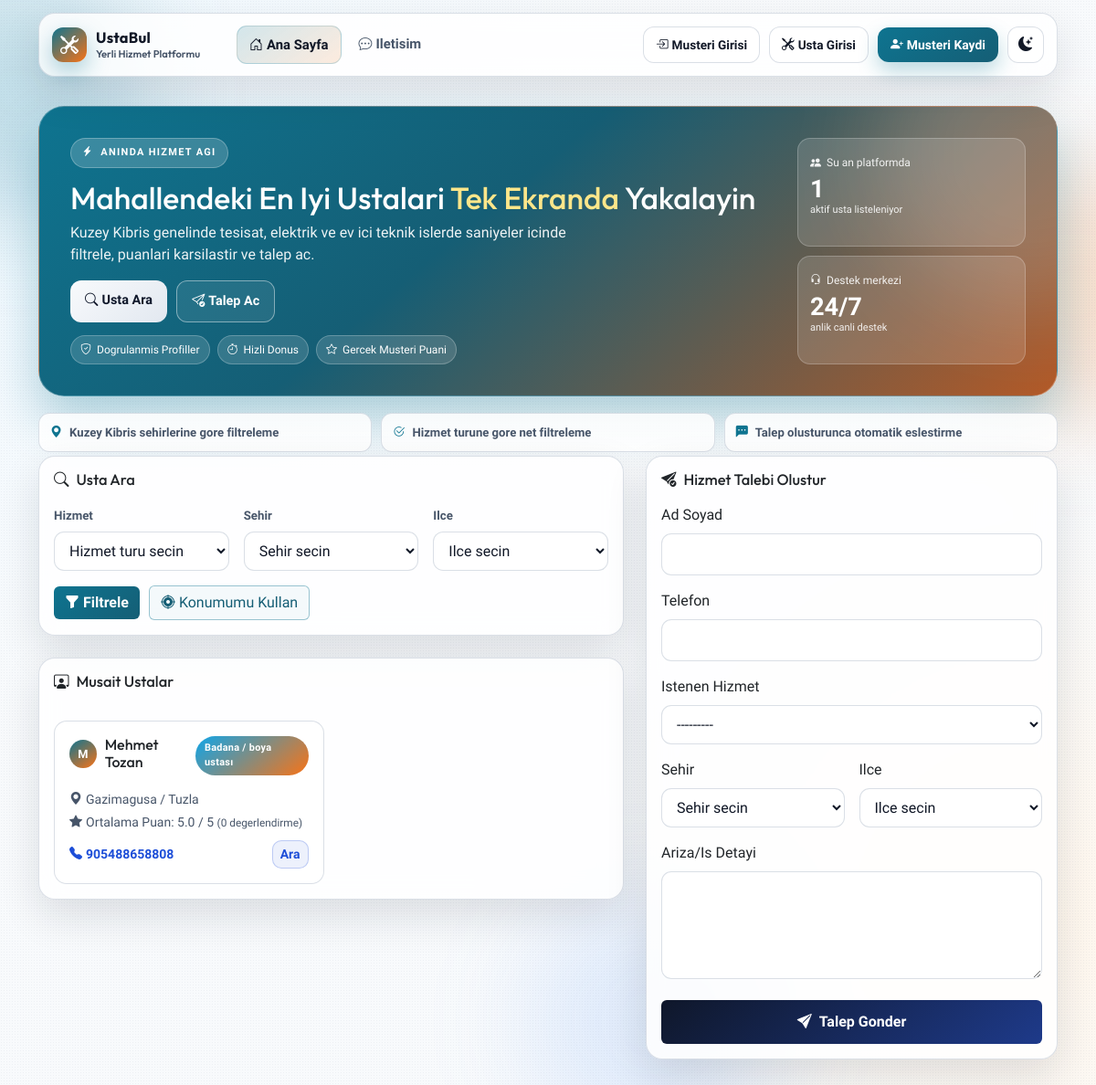
The page / on the database its author committed.
### Myapp/models.py (models this page shows, shortened)
class Provider(models.Model):
    user = models.OneToOneField(
        User,
        on_delete=models.SET_NULL,
        null=True,
        blank=True,
        related_name="provider_profile",
    )
    full_name = models.CharField(max_length=120)
    service_types = models.ManyToManyField(ServiceType, related_name="providers", blank=True)
    city = models.CharField(max_length=80)
    district = models.CharField(max_length=80)
    phone = models.CharField(max_length=20)
    latitude = models.DecimalField(max_digits=9, decimal_places=6, null=True, blank=True)
    longitude = models.DecimalField(max_digits=9, decimal_places=6, null=True, blank=True)
    rating = models.DecimalField(max_digits=2, decimal_places=1, default=5.0)
    is_available = models.BooleanField(default=True)
    description = models.TextField(blank=True)
    created_at = models.DateTimeField(auto_now_add=True)
    class Meta:
        ordering = ["-is_available", "-rating", "full_name"]

class ServiceType(models.Model):
    name = models.CharField(max_length=80, unique=True)
    slug = models.SlugField(unique=True)
    class Meta:
        ordering = ["name"]
    def __str__(self):
        return self.name

### Myapp/views.py (the view)
# urls.py: path('', views.index, name='index'),
@never_cache
@ensure_csrf_cookie
def index(request):
    is_provider_user = bool(get_provider_for_user(request.user)) if request.user.is_authenticated else False
    search_form = ServiceSearchForm(request.GET or None)
    providers_qs = (
        Provider.objects.filter(is_available=True)
        .prefetch_related("service_types")
        .annotate(ratings_count=Count("ratings", distinct=True))
    )
    location_used = False
    if search_form.is_valid():
        service_type = search_form.cleaned_data.get("service_type")
        city = (search_form.cleaned_data.get("city") or "").strip()
        district = (search_form.cleaned_data.get("district") or "").strip()
        user_latitude = search_form.cleaned_data.get("latitude")
        user_longitude = search_form.cleaned_data.get("longitude")
        if service_type:
            providers_qs = providers_qs.filter(service_types=service_type)
        if city:
            providers_qs = providers_qs.filter(city__icontains=city)
        if district and district != ANY_DISTRICT_VALUE:
            providers_qs = providers_qs.filter(district__icontains=district)
        providers = list(providers_qs[:100])
        if user_latitude is not None and user_longitude is not None:
            location_used = True
            for provider in providers:
                if provider.latitude is not None and provider.longitude is not None:
                    provider.distance_km = round(
                        haversine_km(
                            float(user_latitude),
                            float(user_longitude),
                            float(provider.latitude),
                            float(provider.longitude),
                        ),
                        1,
                    )
                else:
                    provider.distance_km = None
            providers.sort(
                key=lambda p: (
                    p.distance_km is None,
                    p.distance_km if p.distance_km is not None else 10**9,
                    -float(p.rating),
                )
            )
        else:
            for provider in providers:
                provider.distance_km = None
    else:
        providers = list(providers_qs[:12])
        for provider in providers:
            provider.distance_km = None
    request_form = ServiceRequestForm(initial=build_request_form_initial(request))
    context = {
        "search_form": search_form,
        "request_form": request_form,
        "providers": providers[:12],
        "location_used": location_used,
        "city_district_map_json": get_city_district_map_json(),
        "is_provider_user": is_provider_user,
    }
    return render(request, "Myapp/index.html", context)

### Myapp/forms.py
class ServiceSearchForm(forms.Form):
    service_type = forms.ModelChoiceField(
        queryset=ServiceType.objects.all(),
        empty_label="Hizmet turu secin",
        required=False,
        label="Hizmet",
    )
    city = forms.ChoiceField(choices=[("", "Sehir secin")] + NC_CITY_CHOICES, required=False, label="Sehir")
    district = forms.ChoiceField(choices=DISTRICT_CHOICES_WITH_ANY, required=False, label="Ilce")
    latitude = forms.FloatField(required=False, widget=forms.HiddenInput())
    longitude = forms.FloatField(required=False, widget=forms.HiddenInput())

class ServiceRequestForm(forms.ModelForm):
    city = forms.ChoiceField(choices=[("", "Sehir secin")] + NC_CITY_CHOICES, label="Sehir")
    district = forms.ChoiceField(choices=DISTRICT_CHOICES_WITH_ANY, label="Ilce")
    class Meta:
        model = ServiceRequest
        fields = ["customer_name", "customer_phone", "service_type", "city", "district", "details"]
        labels = {
            "customer_name": "Ad Soyad",
            "customer_phone": "Telefon",
            "service_type": "Istenen Hizmet",
            "city": "Sehir",
            "district": "Ilce",
            "details": "Ariza/Is Detayi",
        }
        widgets = {
            "details": forms.Textarea(attrs={"rows": 4}),
        }

### Myapp/views.py (called while the page is built, shortened)
def build_request_form_initial(request):
    if not request.user.is_authenticated:
        return {}

def get_city_district_map_json():
    return json.dumps(NC_CITY_DISTRICT_MAP)

### Myapp/templates/Myapp/index.html (shortened to what this page needs)
{% extends "base.html" %}
{% block content %}
<section class="hero-spotlight reveal-up">
  <div class="hero-layout">
    <div class="hero-copy">
      <span class="hero-badge"><i class="bi bi-lightning-charge-fill"></i>ANINDA HIZMET AGI</span>
      <h1>Mahallendeki En Iyi Ustalari <span>Tek Ekranda</span> Yakalayin</h1>
      <p>Kuzey Kibris genelinde tesisat, elektrik ve ev ici teknik islerde saniyeler icinde filtrele, puanlari karsilastir ve talep ac.</p>
      <div class="hero-actions">
        <a class="btn hero-btn hero-btn-solid" href="#search-panel"><i class="bi bi-search me-1"></i>Usta Ara</a>
        <a class="btn hero-btn hero-btn-outline" href="#talep-form"><i class="bi bi-send-check me-1"></i>Talep Ac</a>
      </div>
      <div class="trust-ribbon">
        <span><i class="bi bi-shield-check"></i>Dogrulanmis Profiller</span>
        <span><i class="bi bi-stopwatch"></i>Hizli Donus</span>
        <span><i class="bi bi-star"></i>Gercek Musteri Puani</span>
      </div>
    </div>
    <aside class="hero-metrics">
      <div class="metric-card">
        <p class="metric-top"><i class="bi bi-people-fill"></i>Su an platformda</p>
        <p class="metric-value">{{ providers|length }}</p>
        <p class="metric-note">aktif usta listeleniyor</p>
      </div>
      <div class="metric-card">
        <p class="metric-top"><i class="bi bi-headset"></i>Destek merkezi</p>
        <p class="metric-value">24/7</p>
        <p class="metric-note">anlik canli destek</p>
      </div>
    </aside>
  </div>
</section>
<section class="status-strip reveal-up delay-1">
  <div class="status-item"><i class="bi bi-geo-alt-fill"></i>Kuzey Kibris sehirlerine gore filtreleme</div>
  <div class="status-item"><i class="bi bi-check2-circle"></i>Hizmet turune gore net filtreleme</div>
  <div class="status-item"><i class="bi bi-chat-left-dots-fill"></i>Talep olusturunca otomatik eslestirme</div>
</section>
<section class="row g-4 align-items-start">
  <div class="col-xl-7">
    <div class="card panel-card shadow-sm reveal-up delay-1" id="search-panel">
      <div class="card-body">
        <h2 class="h5 mb-3 section-title"><i class="bi bi-search me-2"></i>Usta Ara</h2>
        <form method="get" class="row g-3 search-form" id="search-form">
          <div class="col-lg-4">
            <label class="form-label">{{ search_form.service_type.label }}</label>
            {{ search_form.service_type }}
          </div>
          <div class="col-lg-4">
            <label class="form-label">{{ search_form.city.label }}</label>
            {{ search_form.city }}
          </div>
          <div class="col-lg-4">
            <label class="form-label">{{ search_form.district.label }}</label>
            {{ search_form.district }}
          </div>
          <div class="col-12 form-toolbar">
            <button type="submit" class="btn btn-primary btn-main"><i class="bi bi-funnel-fill me-1"></i>Filtrele</button>
            <button type="button" class="btn btn-outline-success btn-location" id="use-location-btn"><i class="bi bi-crosshair2 me-1"></i>Konumumu Kullan</button>
          </div>
        </form>
      </div>
    </div>
    <div class="card panel-card shadow-sm mt-4 reveal-up delay-2">
      <div class="card-body">
        <div class="d-flex align-items-center justify-content-between flex-wrap gap-2 mb-3">
          <h2 class="h5 mb-0 section-title"><i class="bi bi-person-workspace me-2"></i>Musait Ustalar</h2>
        </div>
        {% if providers %}
          <div class="row g-3 provider-grid">
            {% for provider in providers %}
              <div class="col-md-6 col-xl-6">
                <article class="provider-card p-3 h-100">
                  <div class="d-flex align-items-start justify-content-between mb-3">
                    <div class="provider-head">
                      <span class="avatar-dot">{{ provider.full_name|slice:":1"|upper }}</span>
                      <h3 class="h6 mb-0">{{ provider.full_name }}</h3>
                    </div>
                    <span class="pill">
                      {% for service in provider.service_types.all %}
                        {{ service.name }}{% if not forloop.last %}, {% endif %}
                      {% empty %}
                        Hizmet belirtilmedi
                      {% endfor %}
                    </span>
                  </div>
                  <p class="small mb-1 provider-location"><i class="bi bi-geo-alt-fill me-1"></i>{{ provider.city }} / {{ provider.district }}</p>
                  <p class="small mb-1 provider-rating">
                    <i class="bi bi-star-fill me-1"></i>Ortalama Puan: {{ provider.rating }} / 5
                    <span class="rating-count">({{ provider.ratings_count }} degerlendirme)</span>
                  </p>
                  <div class="provider-bottom">
                    <p class="small mb-0 provider-phone"><i class="bi bi-telephone-fill me-1"></i><strong>{{ provider.phone }}</strong></p>
                    <a href="tel:{{ provider.phone }}" class="btn btn-sm provider-call-btn">Ara</a>
                  </div>
                </article>
              </div>
            {% endfor %}
          </div>
        {% else %}
          <p class="mb-0">Kriterlere uygun usta bulunamadi.</p>
        {% endif %}
      </div>
    </div>
  </div>
  <div class="col-xl-5">
    {% if is_provider_user %}
      <div class="card panel-card shadow-sm sticky-form reveal-up delay-3">
        <div class="card-body">
          <h2 class="h5 mb-3 section-title"><i class="bi bi-tools me-2"></i>Usta Modu</h2>
          <p class="mb-3">Usta hesabi ile giris yaptiginiz icin talep olusturma kapali.</p>
          <a href="{% url 'provider_requests' %}" class="btn btn-main-dark w-100">
            <i class="bi bi-briefcase-fill me-2"></i>Usta Paneline Git
          </a>
        </div>
      </div>
    {% else %}
      <div class="card panel-card shadow-sm sticky-form reveal-up delay-3" id="talep-form">
        <div class="card-body">
          <h2 class="h5 mb-3 section-title"><i class="bi bi-send-check-fill me-2"></i>Hizmet Talebi Olustur</h2>
          <form method="post" action="{% url 'create_request' %}" class="row g-3" id="request-form">
            <div class="col-12">
              <label class="form-label">{{ request_form.customer_name.label }}</label>
              {{ request_form.customer_name }}
            </div>
            <div class="col-12">
              <label class="form-label">{{ request_form.customer_phone.label }}</label>
              {{ request_form.customer_phone }}
            </div>
            <div class="col-12">
              <label class="form-label">{{ request_form.service_type.label }}</label>
              {{ request_form.service_type }}
            </div>
            <div class="col-md-6">
              <label class="form-label">{{ request_form.city.label }}</label>
              {{ request_form.city }}
            </div>
            <div class="col-md-6">
              <label class="form-label">{{ request_form.district.label }}</label>
              {{ request_form.district }}
            </div>
            <div class="col-12">
              <label class="form-label">{{ request_form.details.label }}</label>
              {{ request_form.details }}
            </div>
            <div class="col-12">
              <button type="submit" class="btn btn-dark w-100 btn-main-dark"><i class="bi bi-send-fill me-2"></i>Talep Gonder</button>
            </div>
          </form>
        </div>
      </div>
    {% endif %}
  </div>
</section>
{% endblock %}

### rows shown on the page
Provider: full_name "M", full_name "Mehmet Tozan", city "Gazimagusa", district "Tuzla", rating "5.0", ratings_count "0", phone "905488658808"
ServiceType: name "Badana / boya ustası"

### other values the page prints
{{ providers|length }} "1"
{{ search_form.service_type.label }} "Hizmet"
{{ search_form.city.label }} "Sehir"
{{ search_form.district.label }} "Ilce"
{{ request_form.customer_name.label }} "Ad Soyad"
{{ request_form.customer_phone.label }} "Telefon"
{{ request_form.service_type.label }} "Istenen Hizmet"
{{ request_form.city.label }} "Sehir"
{{ request_form.district.label }} "Ilce"
{{ request_form.details.label }} "Ariza/Is Detayi"
